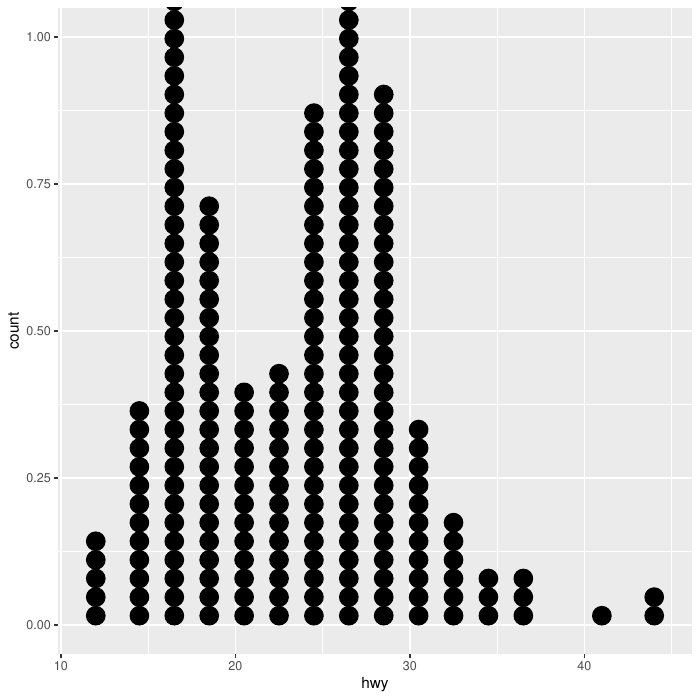

R code for this plot:
# Connect to Kitty-litter and adwords data sets in SQLite and generate some plots

library(tidyverse)
library(stringr)
library(DBI)
library(RSQLite)
library(lubridate)


df <- read_csv('mpg.csv')
#glimpse(df)

# Plot an easy one, AdWords clicks per day
pdf("simple_plot.pdf", width=7, height=7)

myplot <- ggplot(data = df)  +
   geom_dotplot(mapping = aes(x = hwy))
   #geom_smooth(method = "lm", se = FALSE) +
   #ggtitle("Total AdWords Clicks per Day")
   
plot(myplot)
dev.off()
